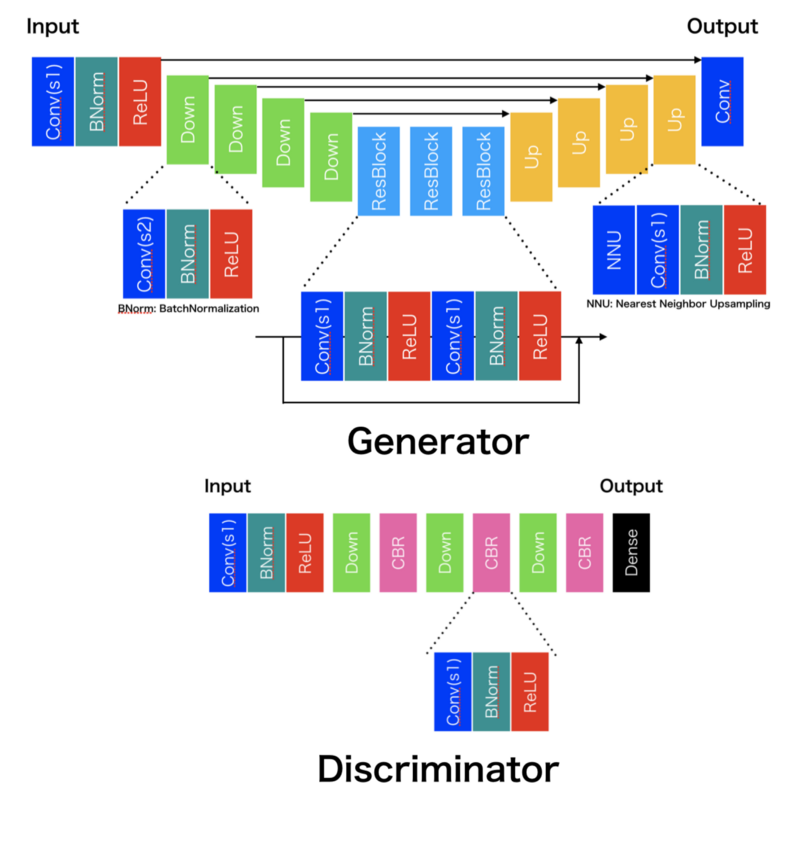
#> input picture nohint_pix2pix_gp/net.png, 800 x 841 px
$ python -i xdog.py   (imports and definitions only)
#> lines starting #> are read from the running program, lines starting #| are printed output that depends on the picture; after the words box and inside, x2 and y2 are one past the last pixel; in counts of white or black regions, pixels touching at a corner belong together
import numpy as np
import cv2 as cv

from PIL import Image, ImageOps, ImageFilter
from pathlib import Path


def sharpImage(img, sigma, k_sigma, p):
    sigma_large = sigma * k_sigma
    G_small = cv.GaussianBlur(img, (0, 0), sigma)
    G_large = cv.GaussianBlur(img, (0, 0), sigma_large)
    S = (1+p) * G_small - p * G_large

    return S


def softThreshold(SI, epsilon, phi):
    T = np.zeros(SI.shape)
    SI_bright = SI >= epsilon
    SI_dark = SI < epsilon
    T[SI_bright] = 1.0
    T[SI_dark] = 1.0 + np.tanh(phi * (SI[SI_dark] - epsilon))

    return T


def xdog(img, sigma, k_sigma, p, epsilon, phi):
    S = sharpImage(img, sigma, k_sigma, p)
    SI = np.multiply(img, S)
    T = softThreshold(SI, epsilon, phi)

    return T


def xdog_process(path):
#> called with path = 'net.png'
    img = cv.imread(path)
#> img is the input picture: shape (841, 800, 3); mean B, G, R 226.7, 224, 222.9
    img = cv.cvtColor(img, cv.COLOR_RGB2GRAY)
#> img: shape (841, 800)
    img = img / 255.0
    sigma = np.random.choice([0.3, 0.4, 0.5])
    img = xdog(img, sigma, 4.5, 19, 0.01, 10^9)
#> in sharpImage, `G_large = cv.GaussianBlur(img, (0, 0), sigma_large)`:
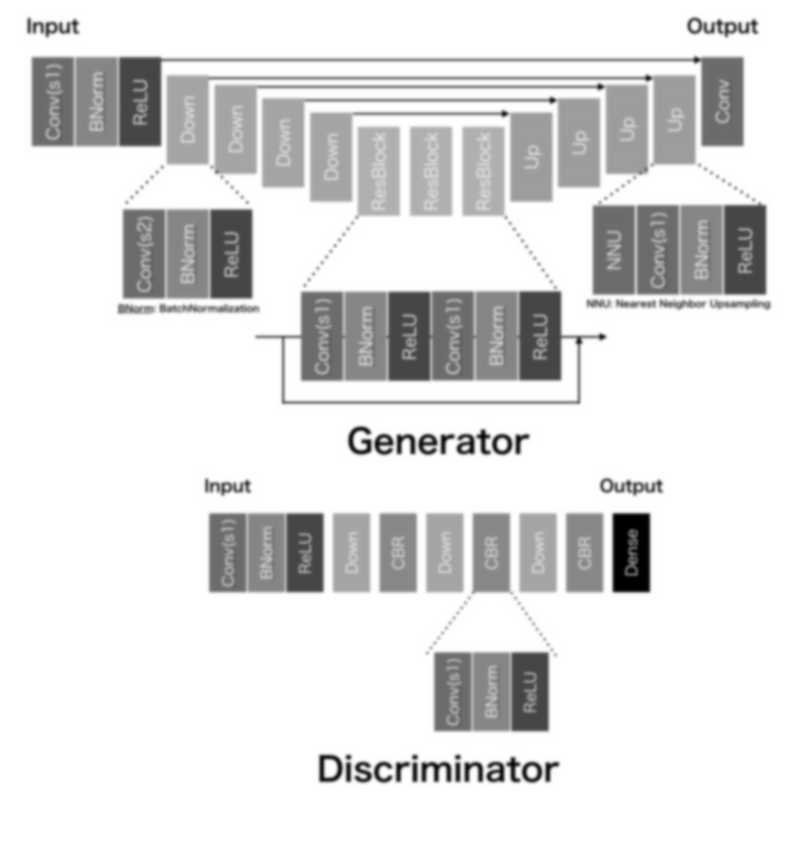
#> G_large: shape (841, 800) float64; min 0, max 1, mean 0.881
#> in sharpImage, `S = (1+p) * G_small - p * G_large`:
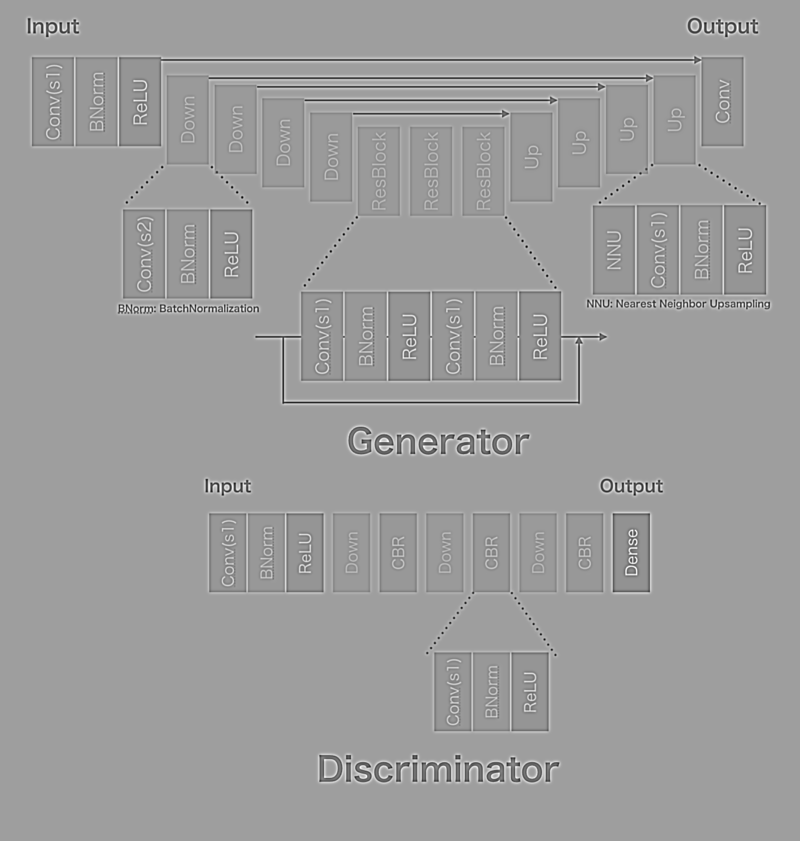
#> S: shape (841, 800) float64; min -11.93, max 8.84, mean 0.881; drawn with min black and max white
#> in xdog, `SI = np.multiply(img, S)`:
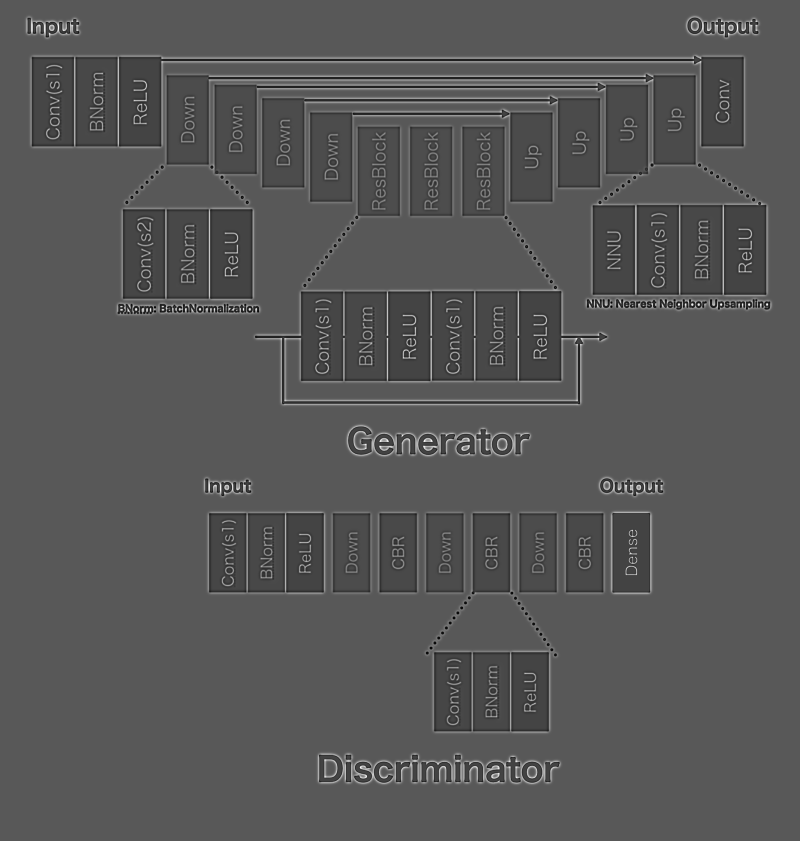
#> SI: shape (841, 800) float64; min -3.1, max 8.71, mean 0.922; drawn with min black and max white
#> in softThreshold, `SI_bright = SI >= epsilon`:
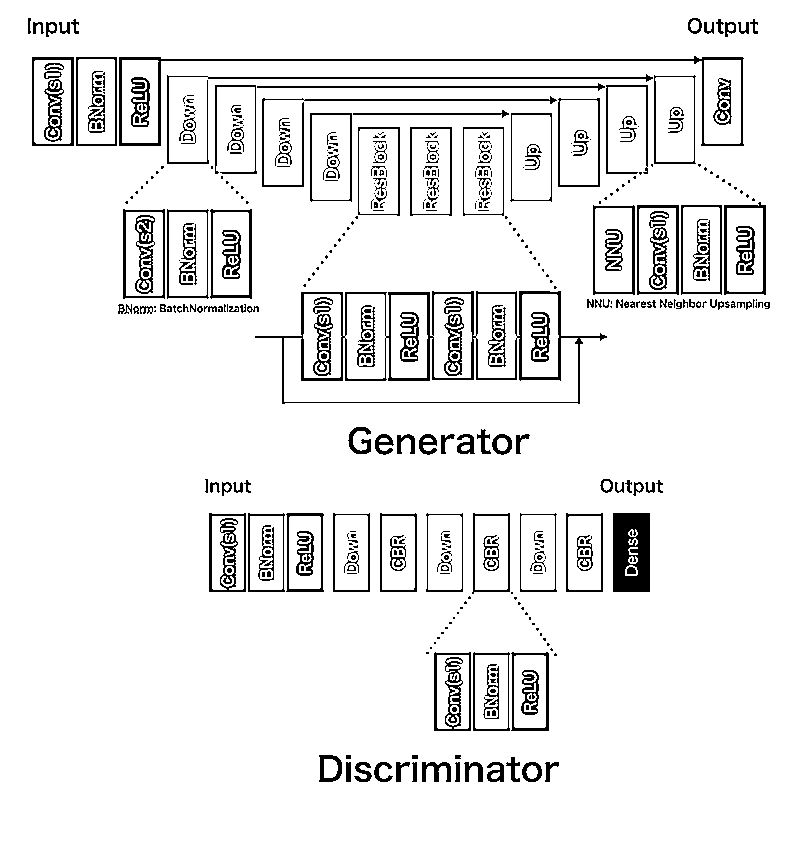
#> SI_bright: shape (841, 800) bool; 92.5% white; black in thin lines or dots, all inside (x1, y1, x2, y2) = (28, 18, 770, 782)
#> in softThreshold, `T[SI_dark] = 1.0 + np.tanh(phi * (SI[SI_dark] - epsilon))`:
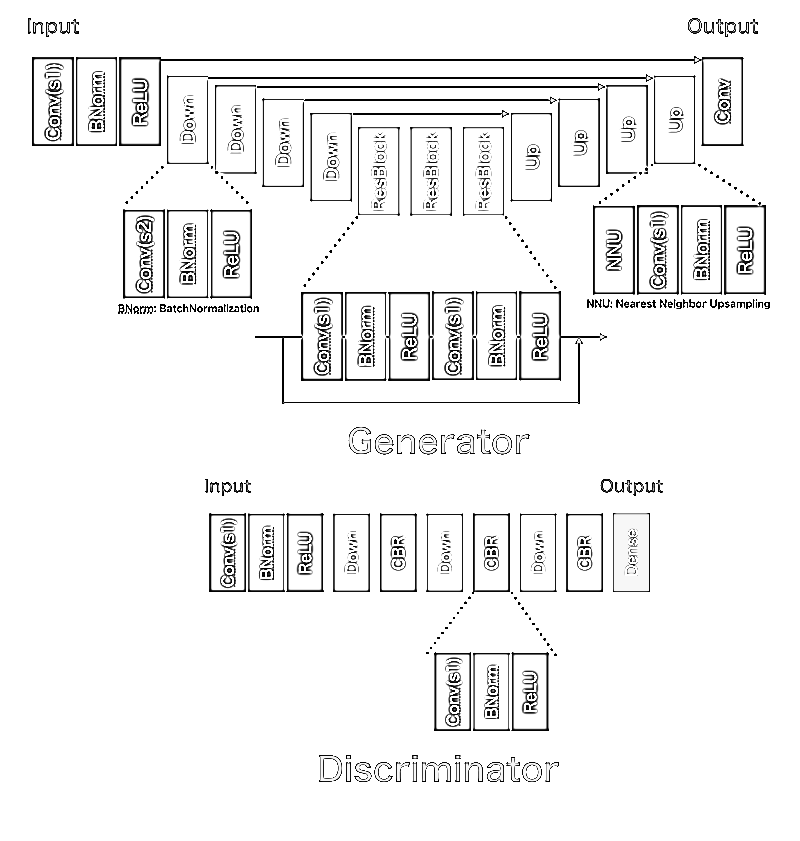
#> T: shape (841, 800) float64; min 1.53e-08, max 1, mean 0.95
    if np.random.randint(2):
        random_value = np.random.choice([0.0, 0.1, 0.2])
        img[img < 0.9] = random_value
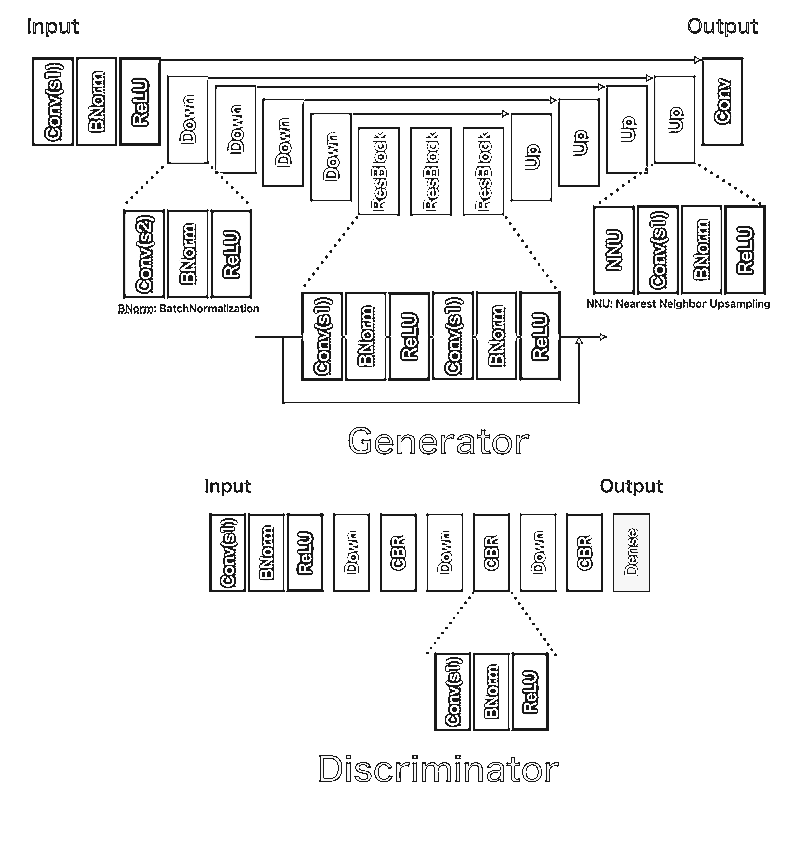
#> img: shape (841, 800) float64; 6.52% of pixels changed, all inside (x1, y1, x2, y2) = (28, 18, 770, 782)

    return img

>>> result = xdog_process('net.png')
